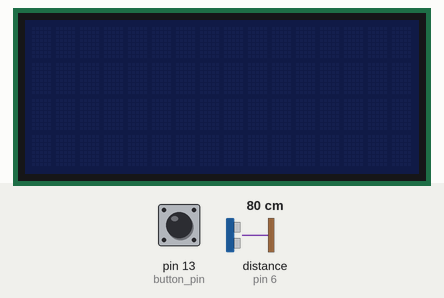
Simulated run of this sketch. Board: Arduino Uno, built with avr-gcc and run on an emulated ATmega328P. On the bench: 16×4 character LCD. The inputs (shaded band) are chosen by the test bench; at power-on: pin 13 (button_pin) HIGH, distance to the obstacle (sensor on pin 6) 80 cm. The echo pulse lasts 58.3 µs per cm.

Above: at 1.2 s.
1.3 s: pin 13 (button_pin) pulled LOW for 0.15 s
At 1.9 s:
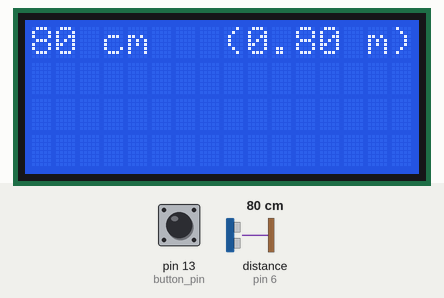
3.1 s: distance to the obstacle (sensor on pin 6) set to 2 cm
At 3.5 s:
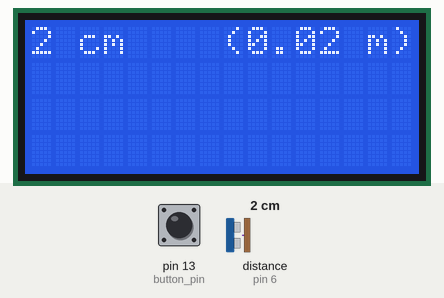
4.6 s: distance to the obstacle (sensor on pin 6) set to 4 cm
At 5.8 s:
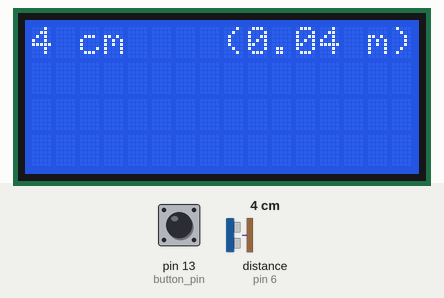
6.1 s: distance to the obstacle (sensor on pin 6) set to 9 cm
At 7.1 s:
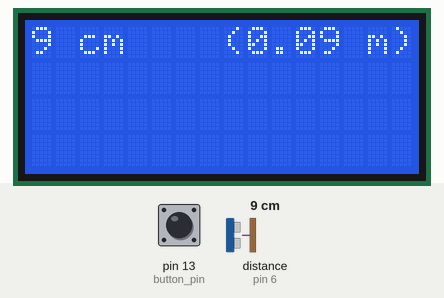
7.6 s: distance to the obstacle (sensor on pin 6) set to 35 cm
At 8.5 s:
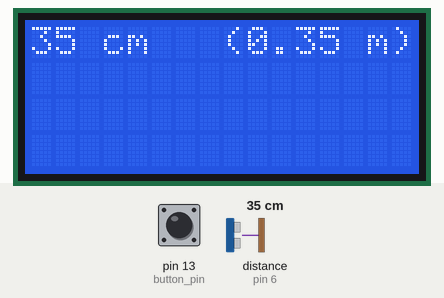
10.6 s: distance to the obstacle (sensor on pin 6) set to 250 cm
At 12.1 s:
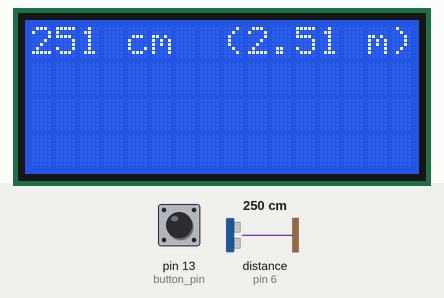
Timing chart, 0 to 13.6 s (numbered marks = the images above; inputs shaded):
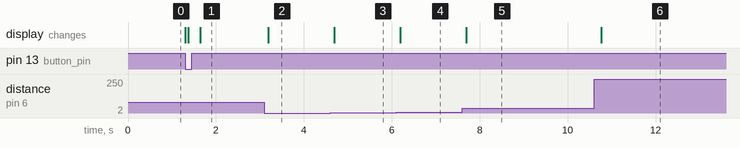

The sketch:

a_really_bad_rangefinder.ino
```cpp
#include <LiquidCrystal_I2C.h>

/*
 The MIT License (MIT)

Copyright © 2022 Kasyanov Nikolay Alexeyevich (Unbewohnte)

Permission is hereby granted, free of charge, to any person obtaining a copy of this software and associated documentation files (the “Software”), to deal in the Software without restriction, including without limitation the rights to use, copy, modify, merge, publish, distribute, sublicense, and/or sell copies of the Software, and to permit persons to whom the Software is furnished to do so, subject to the following conditions:

The above copyright notice and this permission notice shall be included in all copies or substantial portions of the Software.

THE SOFTWARE IS PROVIDED “AS IS”, WITHOUT WARRANTY OF ANY KIND, EXPRESS OR IMPLIED, INCLUDING BUT NOT LIMITED TO THE WARRANTIES OF MERCHANTABILITY, FITNESS FOR A PARTICULAR PURPOSE AND NONINFRINGEMENT. IN NO EVENT SHALL THE AUTHORS OR COPYRIGHT HOLDERS BE LIABLE FOR ANY CLAIM, DAMAGES OR OTHER LIABILITY, WHETHER IN AN ACTION OF CONTRACT, TORT OR OTHERWISE, ARISING FROM, OUT OF OR IN CONNECTION WITH THE SOFTWARE OR THE USE OR OTHER DEALINGS IN THE SOFTWARE.
*/

bool active = false;

unsigned int trigger_pin = 5;
unsigned int echo_pin = 6;
unsigned int button_pin = 13;

LiquidCrystal_I2C lcd(0x27, 16, 4);

void setup() {
   Serial.begin(9600);
   // turn on/off button
   pinMode(button_pin, INPUT_PULLUP);

   // ultrasonic sensor
   pinMode(trigger_pin, OUTPUT);
   pinMode(echo_pin, INPUT);

   // display is initialized during a mainloop
}

void loop() {
  int button_state = digitalRead(button_pin);
  if (button_state == LOW && !active) {
    active = true;
    lcd.init();
    lcd.backlight();
    lcd.clear();
    delay(250);
  } else if (button_state == LOW && active) {
    active = false;
    lcd.noBacklight();
    lcd.clear();
    delay(250);
  }

  if (active) {
    unsigned int duration, distance_cm;
    float distance_m;

    digitalWrite(trigger_pin, LOW);
    delayMicroseconds(2);

    // initialize the sensor
    digitalWrite(trigger_pin, HIGH);
    delayMicroseconds(10);
    digitalWrite(trigger_pin, LOW);

    // get sensor's measurements and calculate distance
    duration = pulseIn(echo_pin, HIGH);
    distance_cm = duration / 58;
    distance_m = (float) distance_cm / 100;

    // print distance to the screen
    lcd.clear();
    lcd.setCursor(0, 0);
    lcd.print(distance_cm);
    lcd.print(" cm");

    lcd.setCursor(8, 0);
    lcd.print("(");
    lcd.print(distance_m);
    lcd.print(" m)");

    delay(150);
  }
}
```

Measured:
- after the input at 3.1 s, the display: changes after 0.08 s (image 2)
- after the input at 4.6 s, the display: changes after 0.09 s (image 3)
- after the input at 6.1 s, the display: changes after 0.09 s (image 4)
- after the input at 7.6 s, the display: changes after 0.09 s (image 5)
- after the input at 10.6 s, the display: changes after 0.16 s (image 6)
